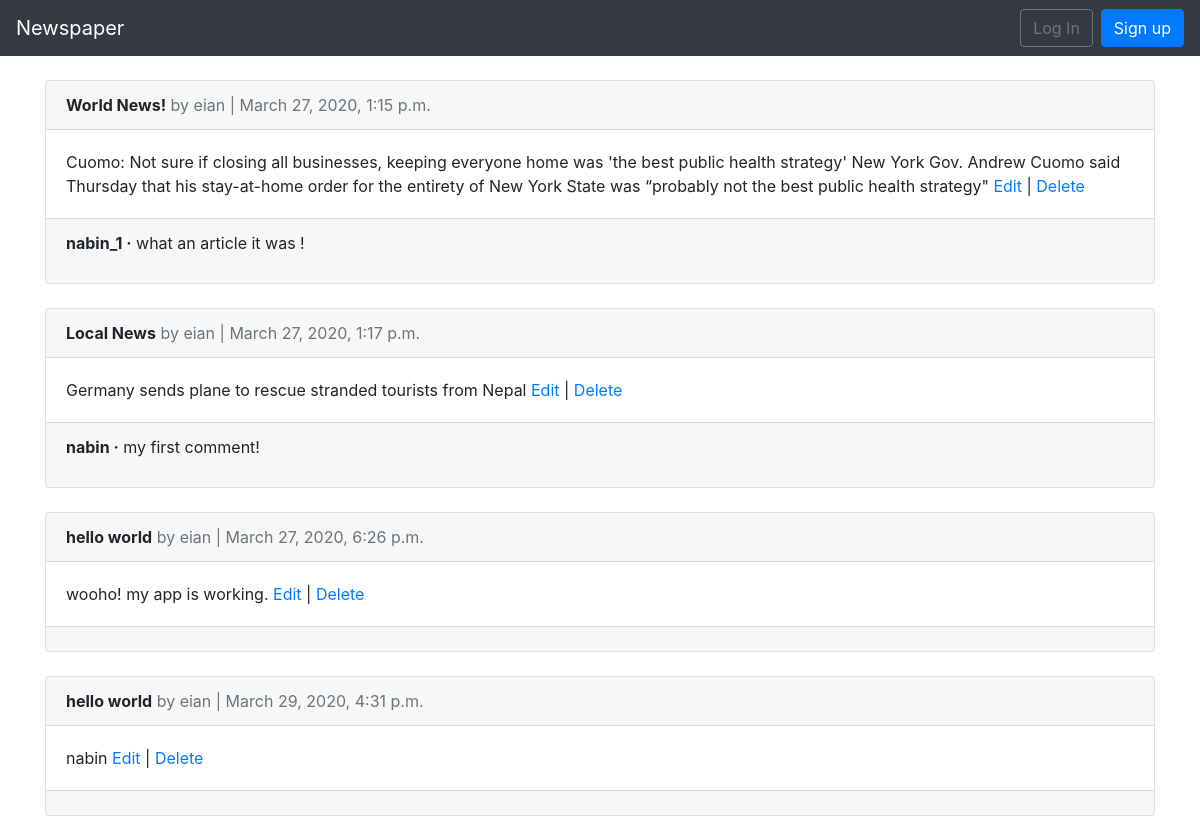
The app's page /articles/ with its own data.
### articles/models.py (models this page shows, shortened)
class Article(models.Model):
    title = models.CharField(max_length=255)
    body = models.TextField()
    date = models.DateTimeField(auto_now_add=True)
    author = models.ForeignKey(
        get_user_model(),
        on_delete=models.CASCADE,
    )

class Comment(models.Model):
    article = models.ForeignKey(
        Article,
        on_delete=models.CASCADE,
        related_name='comments',
    )
    comment = models.CharField(max_length=140)
    author = models.ForeignKey(
        get_user_model(),
        on_delete=models.CASCADE,
    )
    def __str__(self):
        return self.comment

### users/models.py (models this page shows)
class CustomUser(AbstractUser):
    age = models.PositiveIntegerField(null=True, blank=True)

### articles/views.py (the view)
# urls.py: path('', ArticleListView.as_view(), name='article_list'),
class ArticleListView(ListView):
    model = Article
    template_name = 'article_list.html'

### templates/article_list.html (shortened to what this page needs)
{% extends 'base.html' %}
{% block content %}
    {% for article in object_list %}
        <div class="card">
            <div class="card-header">
                <span class="font-weight-bold">{{ article.title }}</span>
                <span class="text-muted">by {{ article.author }} |
                {{ article.date }}</span>
            </div>
            <div class="card-body">
                {{ article.body }}
                <a href="{% url 'article_edit' article.pk %}">Edit</a> |
                <a href="{% url 'article_delete' article.pk %}">Delete</a>
            </div>
            <div class="card-footer">
                {% for comment in article.comments.all %}
                    <p>
                        <span class="font-weight-bold">{{ comment.author }} &middot;</span>
                        {{ comment }}
                    </p>
                {% endfor %}
            </div>
        </div>
        <br />
    {% endfor %}
{% endblock content %}

### templates/base.html (shortened to what this page needs)
<!doctype html>
<html lang="en">
  <head>
    <link rel="stylesheet" href="https://stackpath.bootstrapcdn.com/bootstrap/4.1.3/css/bootstrap.min.css">
  </head>
  <body>
    <nav class="navbar navbar-expand-md navbar-dark bg-dark mb-4">
      <a class="navbar-brand" href="{% url 'home' %}">Newspaper</a>
      <div class="collapse navbar-collapse" id="navbarCollapse">
        {% if user.is_authenticated %}
          <ul class="navbar-nav ml-auto">
            <li class="nav-item">
              <a class="nav-link dropdown-toggle" href="#" id="userMenu" data-toggle="dropdown" aria-haspopup="true" aria-expanded="false">
                {{ user.username }}
              </a>
              <div class="dropdown-menu dropdown-menu-right" aria-labelledby="userMenu">
                <a class="dropdown-item" href="{% url 'password_change'%}">Change password</a>
                <div class="dropdown-divider"></div>
                <a class="dropdown-item" href="{% url 'logout' %}">
                Log Out</a>
              </div>
            </li>
          </ul>
        {% else %}
          <form class="form-inline ml-auto">
            <a href="{% url 'login' %}" class="btn btn-outline-secondary">
            Log In</a>
            <a href="{% url 'signup' %}" class="btn btn-primary ml-2">
            Sign up</a>
          </form>
        {% endif %}
      </div>
    </nav>
    <div class="container">
      {% block content %}
      {% endblock content %}
    </div>
  </body>
</html>

### records on screen
Article: title "World News!", author "eian", date "March 27, 2020, 1:15 p.m.", body "Cuomo: Not sure if closing all businesses, keeping everyone home was 'the best public health strategy' New York Gov. Andrew Cuomo said Thursday that his stay-at-home order for the entirety of New York State was “probably not the best public health strategy\""
Comment: author "nabin_1", comment "what an article it was !"
Article: title "Local News", author "eian", date "March 27, 2020, 1:17 p.m.", body "Germany sends plane to rescue stranded tourists from Nepal"
Comment: author "nabin", comment "my first comment!"
Article: title "hello world", author "eian", date "March 27, 2020, 6:26 p.m.", body "wooho! my app is working."
Article: title "hello world", author "eian", date "March 29, 2020, 4:31 p.m.", body "nabin"
